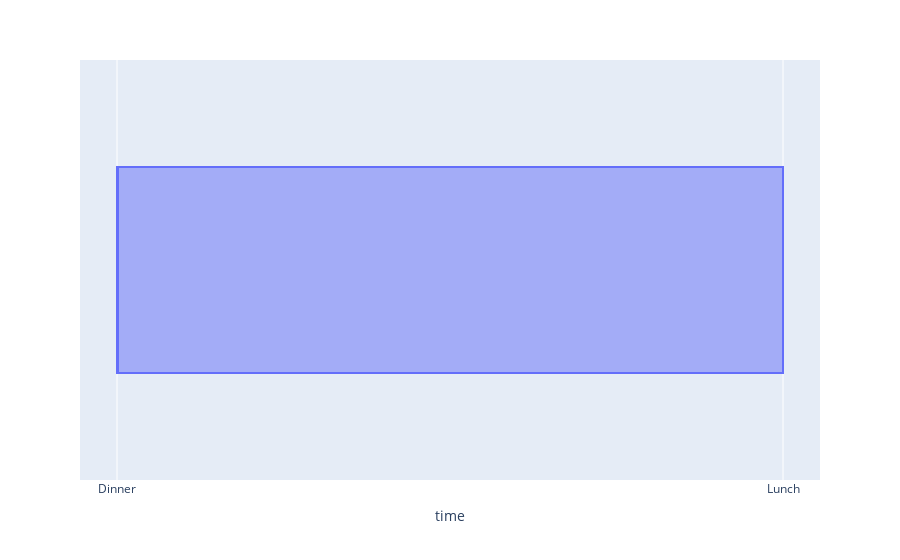

Here is the notebook cell this chart was saved with:
### Code cell
import plotly.express as px
df = px.data.tips()
fig = px.box(df, x="time", y="total_bill")
fig.show()

### Figure 1 — Plotly figure (JSON) as saved in the notebook; plotly's stock layout.template omitted (floating-point values rounded to 4 significant figures; data arrays with more than 128 entries replaced by an {"elided": "..."} marker saying what was removed)
{"data": [{"alignmentgroup": "True", "hovertemplate": "time=%{x}<extra></extra>", "legendgroup": "", "marker": {"color": "#636efa"}, "name": "", "notched": false, "offsetgroup": "", "orientation": "h", "showlegend": false, "type": "box", "x": {"elided": "244 str values"}, "x0": " ", "xaxis": "x", "y0": " ", "yaxis": "y"}], "layout": {"boxmode": "group", "legend": {"tracegroupgap": 0}, "margin": {"t": 60}, "xaxis": {"anchor": "y", "domain": [0, 1], "title": {"text": "time"}}, "yaxis": {"anchor": "x", "domain": [0, 1]}}}
